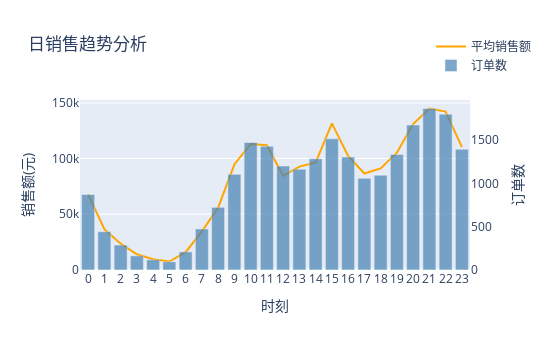

The notebook cell saved with this chart:
### Code cell
# 日 销售趋势图
trace_hour1 = go.Scatter(x=data_hour_mean.index, 
                         y=data_hour_mean, 
                         marker=dict(color='orange'), 
                         name='平均销售额', 
                        )
trace_hour2 = go.Bar(x=data_hour_count.index, 
                     y=data_hour_count, 
                     opacity=0.7, 
                     marker=dict(color='steelblue'), 
                     name='订单数', 
                     yaxis='y2'
                    )
trace_hour = [trace_hour1, trace_hour2]
layout2 = go.Layout(title='日销售趋势分析', 
                   xaxis=dict(title='时刻', dtick=1, tickangle=0),
                   yaxis=dict(title='销售额(元)'), 
                   yaxis2=dict(title='订单数', overlaying='y', side='right', showgrid=False),
                   legend=dict(x=0.9,y=1.4),
                   width=550, height=350)
fig2 = go.Figure(trace_hour, layout2)
pyplot(fig2)

### Figure 1 — Plotly figure (JSON) as saved in the notebook; plotly's stock layout.template omitted (floating-point values rounded to 4 significant figures)
{"data": [{"marker": {"color": "orange"}, "name": "平均销售额", "type": "scatter", "x": [0, 1, 2, 3, 4, 5, 6, 7, 8, 9, 10, 11, 12, 13, 14, 15, 16, 17, 18, 19, 20, 21, 22, 23], "y": [67720.0, 36450.0, 23380.0, 13800.0, 9405.0, 7341.0, 15700.0, 34400.0, 55750.0, 94620.0, 113100.0, 112000.0, 84440.0, 92680.0, 96360.0, 131700.0, 102300.0, 86520.0, 91110.0, 105200.0, 131000.0, 145000.0, 142300.0, 110300.0]}, {"marker": {"color": "steelblue"}, "name": "订单数", "opacity": 0.7, "type": "bar", "x": [0, 1, 2, 3, 4, 5, 6, 7, 8, 9, 10, 11, 12, 13, 14, 15, 16, 17, 18, 19, 20, 21, 22, 23], "y": [872, 442, 288, 163, 118, 94, 209, 474, 724, 1105, 1473, 1429, 1201, 1164, 1285, 1516, 1305, 1059, 1095, 1334, 1676, 1866, 1801, 1394], "yaxis": "y2"}], "layout": {"height": 350, "legend": {"x": 0.9, "y": 1.4}, "title": {"text": "日销售趋势分析"}, "width": 550, "xaxis": {"dtick": 1, "tickangle": 0, "title": {"text": "时刻"}}, "yaxis": {"title": {"text": "销售额(元)"}}, "yaxis2": {"overlaying": "y", "showgrid": false, "side": "right", "title": {"text": "订单数"}}}}
